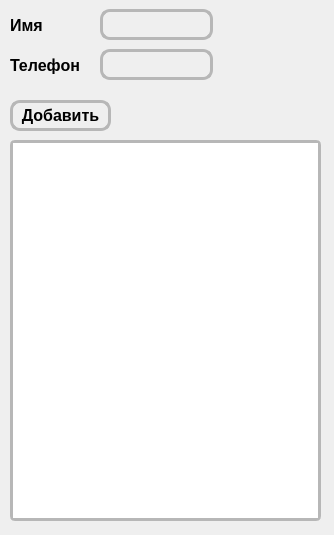
<?xml version="1.0" encoding="UTF-8"?>
<ui version="4.0">
 <class>Form</class>
 <widget class="QWidget" name="Form">
  <property name="geometry">
   <rect>
    <x>0</x>
    <y>0</y>
    <width>334</width>
    <height>535</height>
   </rect>
  </property>
  <property name="windowTitle">
   <string>Телефонная книжка</string>
  </property>
  <widget class="QLabel" name="contactName_label">
   <property name="geometry">
    <rect>
     <x>10</x>
     <y>10</y>
     <width>47</width>
     <height>31</height>
    </rect>
   </property>
   <property name="font">
    <font>
     <pointsize>12</pointsize>
     <weight>75</weight>
     <bold>true</bold>
    </font>
   </property>
   <property name="text">
    <string>Имя</string>
   </property>
  </widget>
  <widget class="QLabel" name="contactNumber_label">
   <property name="geometry">
    <rect>
     <x>10</x>
     <y>50</y>
     <width>81</width>
     <height>31</height>
    </rect>
   </property>
   <property name="font">
    <font>
     <pointsize>12</pointsize>
     <weight>75</weight>
     <bold>true</bold>
    </font>
   </property>
   <property name="text">
    <string>Телефон</string>
   </property>
  </widget>
  <widget class="QLineEdit" name="contactName">
   <property name="geometry">
    <rect>
     <x>100</x>
     <y>9</y>
     <width>113</width>
     <height>31</height>
    </rect>
   </property>
   <property name="font">
    <font>
     <pointsize>12</pointsize>
     <weight>75</weight>
     <bold>true</bold>
    </font>
   </property>
   <property name="styleSheet">
    <string notr="true">background: rgba(0, 0, 0, 0);
border-radius: 10px;
border: 3px solid #b7b7b7;
</string>
   </property>
   <property name="text">
    <string/>
   </property>
  </widget>
  <widget class="QLineEdit" name="contactNumber">
   <property name="geometry">
    <rect>
     <x>100</x>
     <y>49</y>
     <width>113</width>
     <height>31</height>
    </rect>
   </property>
   <property name="font">
    <font>
     <pointsize>12</pointsize>
     <weight>75</weight>
     <bold>true</bold>
    </font>
   </property>
   <property name="styleSheet">
    <string notr="true">background: rgba(0, 0, 0, 0);
border-radius: 10px;
border: 3px solid #b7b7b7;
</string>
   </property>
   <property name="text">
    <string/>
   </property>
  </widget>
  <widget class="QPushButton" name="addContactBtn">
   <property name="geometry">
    <rect>
     <x>10</x>
     <y>100</y>
     <width>101</width>
     <height>31</height>
    </rect>
   </property>
   <property name="font">
    <font>
     <pointsize>12</pointsize>
     <weight>75</weight>
     <bold>true</bold>
    </font>
   </property>
   <property name="styleSheet">
    <string notr="true">QPushButton{
border: 3px solid #b7b7b7;
border-radius: 10px;
background-color: none;
}
QPushButton:hover{
background-color: #c8c8c8;
}</string>
   </property>
   <property name="text">
    <string>Добавить</string>
   </property>
  </widget>
  <widget class="QListWidget" name="contactList">
   <property name="geometry">
    <rect>
     <x>10</x>
     <y>140</y>
     <width>311</width>
     <height>381</height>
    </rect>
   </property>
   <property name="font">
    <font>
     <pointsize>12</pointsize>
     <weight>75</weight>
     <bold>true</bold>
    </font>
   </property>
   <property name="styleSheet">
    <string notr="true">background: none;
border-radius: 5px;
border: 3px solid #b7b7b7;
</string>
   </property>
  </widget>
 </widget>
 <resources/>
 <connections/>
</ui>
